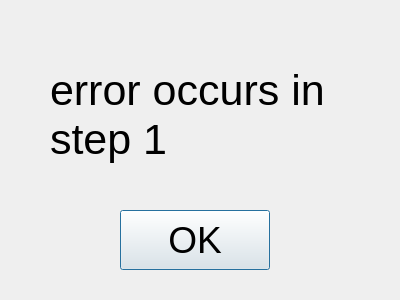
<?xml version="1.0" encoding="UTF-8"?>
<ui version="4.0">
 <class>Dialog</class>
 <widget class="QDialog" name="Dialog">
  <property name="geometry">
   <rect>
    <x>0</x>
    <y>0</y>
    <width>400</width>
    <height>300</height>
   </rect>
  </property>
  <property name="windowTitle">
   <string>Dialog</string>
  </property>
  <widget class="QLabel" name="label_err_mesg">
   <property name="geometry">
    <rect>
     <x>50</x>
     <y>50</y>
     <width>300</width>
     <height>130</height>
    </rect>
   </property>
   <property name="font">
    <font>
     <pointsize>32</pointsize>
    </font>
   </property>
   <property name="text">
    <string>error occurs in
step 1</string>
   </property>
  </widget>
  <widget class="QPushButton" name="pushButton">
   <property name="geometry">
    <rect>
     <x>120</x>
     <y>210</y>
     <width>150</width>
     <height>60</height>
    </rect>
   </property>
   <property name="font">
    <font>
     <pointsize>28</pointsize>
     <weight>50</weight>
     <bold>false</bold>
    </font>
   </property>
   <property name="text">
    <string>OK</string>
   </property>
  </widget>
 </widget>
 <resources/>
 <connections/>
</ui>
